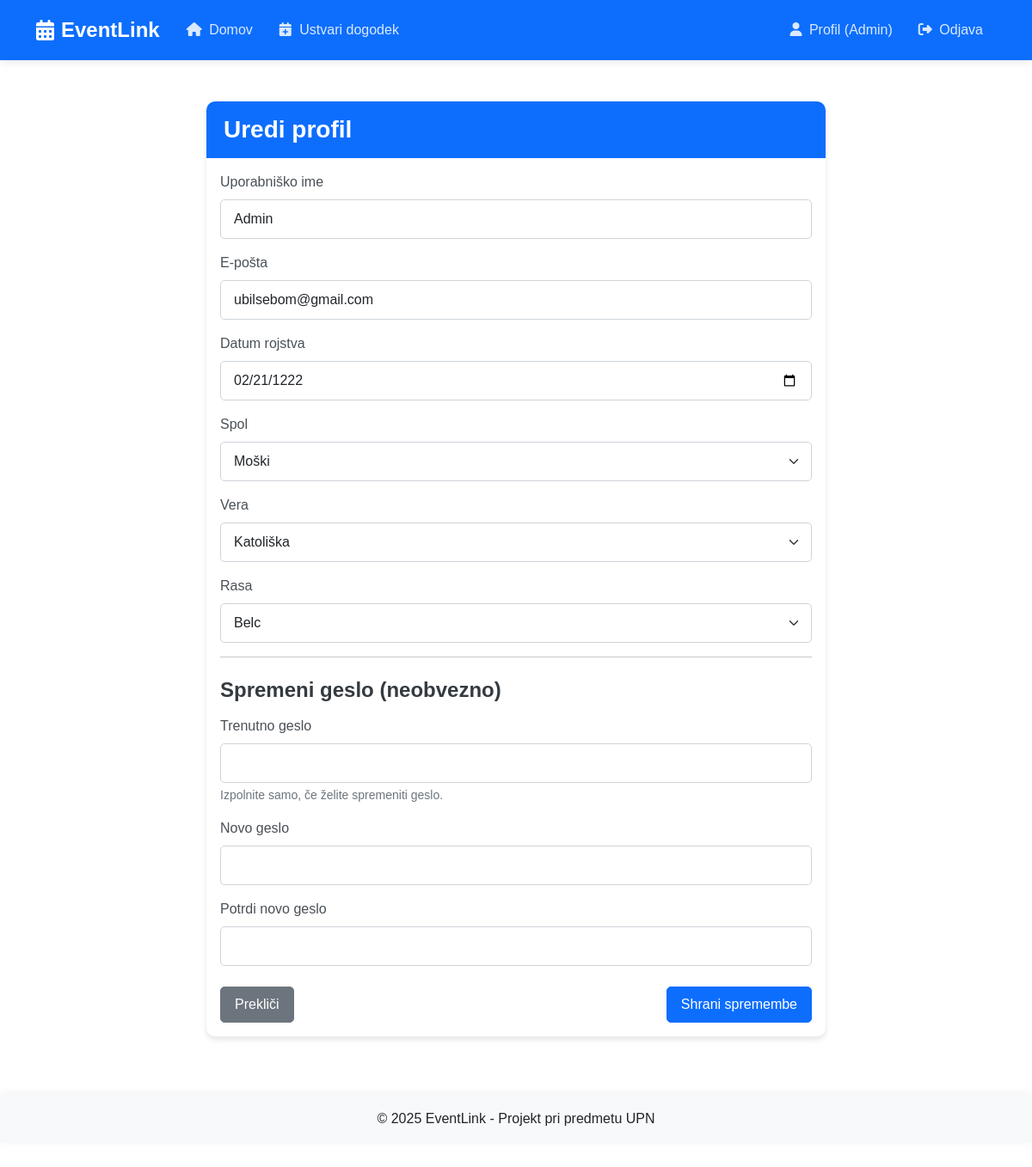
The page /edit_profile (signed in) on the database as committed earlier.
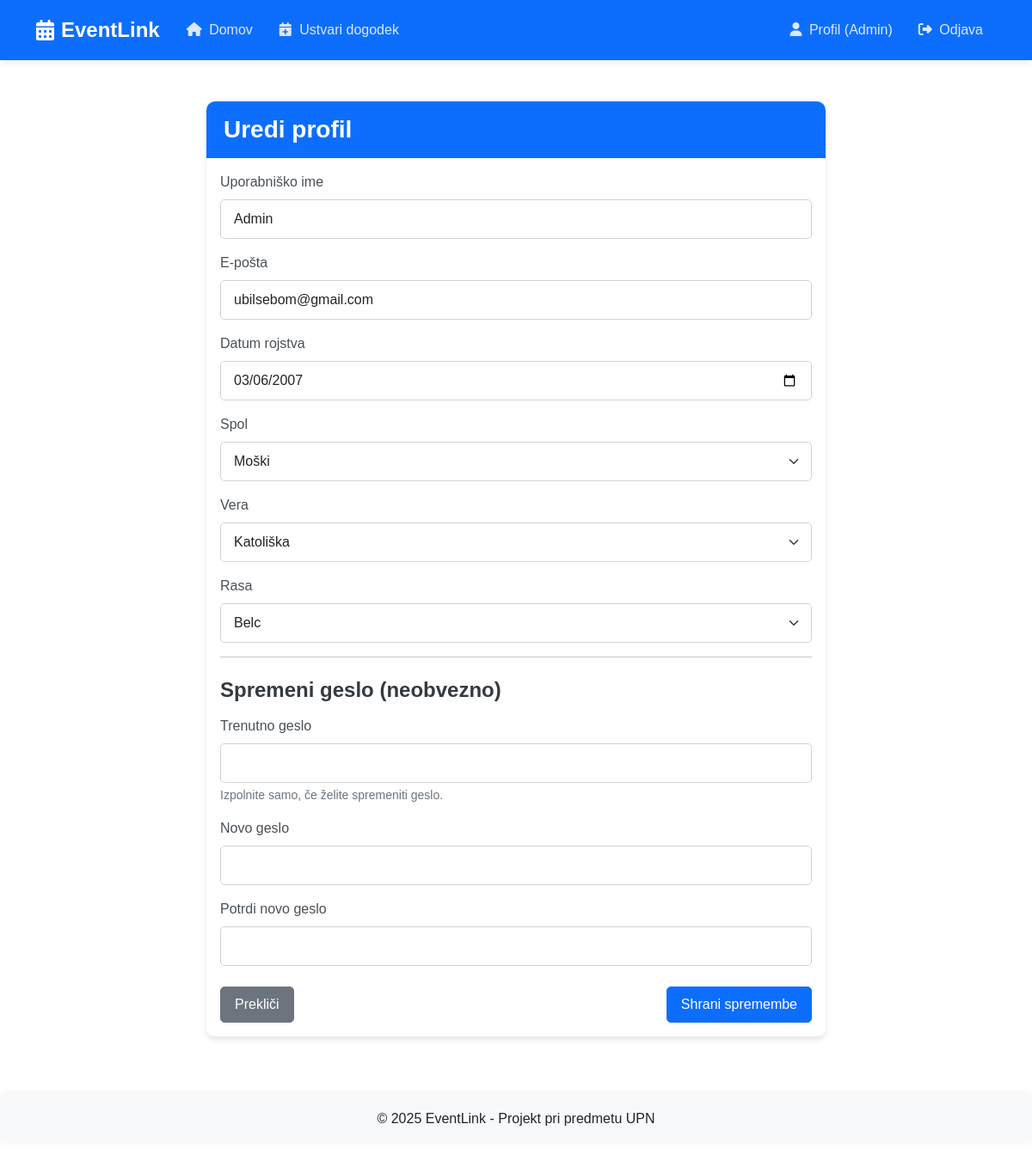
The same page on the database as committed later.
### tables this page shows
CREATE TABLE users (
    id INTEGER PRIMARY KEY AUTOINCREMENT,
    username TEXT NOT NULL,
    email TEXT UNIQUE NOT NULL,
    password TEXT NOT NULL,
    gender TEXT NOT NULL,
    religion TEXT NOT NULL,
    race TEXT NOT NULL,
    date_of_birth TEXT NOT NULL,
    created_at TEXT NOT NULL
);

### app.py (the view, shortened to what this page needs)
@app.route('/edit_profile', methods=['GET', 'POST'])
def edit_profile():
    if 'user_id' not in session:
        flash('Za urejanje profila se morate prijaviti!', 'danger')
        return redirect(url_for('login'))
    user_id = session['user_id']
    db = get_db()
    cursor = db.execute('SELECT * FROM users WHERE id = ?', (user_id,))
    user = cursor.fetchone()
    return render_template('edit_profile.html', user=user, religions=RELIGIONS, races=RACES)

### app.py (called while the page is built)
def get_db():
    db = getattr(g, '_database', None)
    if db is None:
        db = g._database = sqlite3.connect(DATABASE)
        db.row_factory = sqlite3.Row  # da lahko dostopamo do stolpcev po imenih
    return db

@app.teardown_appcontext
def close_connection(exception):
    db = getattr(g, '_database', None)
    if db is not None:
        db.close()

### templates/edit_profile.html (shortened to what this page needs)
{% extends 'base.html' %}
{% block content %}
<div class="container mt-5">
    <div class="row justify-content-center">
        <div class="col-md-8">
            <div class="card">
                <div class="card-header bg-primary text-white">
                    <h3 class="mb-0 nasl">Uredi profil</h3>
                </div>
                <div class="card-body">
                    <form method="POST" action="{{ url_for('edit_profile') }}">
                        <div class="mb-3">
                            <label for="username" class="form-label">Uporabniško ime</label>
                            <input type="text" class="form-control" id="username" name="username" value="{{ user['username'] }}" required>
                        </div>
                        <div class="mb-3">
                            <label for="email" class="form-label">E-pošta</label>
                            <input type="email" class="form-control" id="email" name="email" value="{{ user['email'] }}" required>
                        </div>
                        <div class="mb-3">
                            <label for="date_of_birth" class="form-label">Datum rojstva</label>
                            <input type="date" class="form-control" id="date_of_birth" name="date_of_birth" value="{{ user['date_of_birth'] }}" required>
                        </div>
                        <div class="mb-3">
                            <label for="gender" class="form-label">Spol</label>
                            <select class="form-select" id="gender" name="gender" required>
                                <option value="moski" {% if user['gender'] == 'moski' %}selected{% endif %}>Moški</option>
                            </select>
                        </div>
                        <div class="mb-3">
                            <label for="religion" class="form-label">Vera</label>
                            <select class="form-select" id="religion" name="religion" required>
                                <option value="katoliska" {% if user['religion'] == 'katoliska' %}selected{% endif %}>Katoliška</option>
                            </select>
                        </div>
                        <div class="mb-3">
                            <label for="race" class="form-label">Rasa</label>
                            <select class="form-select" id="race" name="race" required>
                                <option value="belc" {% if user['race'] == 'belc' %}selected{% endif %}>Belc</option>
                            </select>
                        </div>
                        <hr>
                        <h4 class="mt-4 mb-3">Spremeni geslo (neobvezno)</h4>
                        <div class="mb-3">
                            <label for="current_password" class="form-label">Trenutno geslo</label>
                            <input type="password" class="form-control" id="current_password" name="current_password">
                            <div class="form-text">Izpolnite samo, če želite spremeniti geslo.</div>
                        </div>
                        <div class="mb-3">
                            <label for="new_password" class="form-label">Novo geslo</label>
                            <input type="password" class="form-control" id="new_password" name="new_password">
                        </div>
                        <div class="mb-3">
                            <label for="confirm_password" class="form-label">Potrdi novo geslo</label>
                            <input type="password" class="form-control" id="confirm_password" name="confirm_password">
                        </div>
                        <div class="d-flex justify-content-between mt-4">
                            <a href="{{ url_for('profile') }}" class="btn btn-secondary">Prekliči</a>
                            <button type="submit" class="btn btn-primary">Shrani spremembe</button>
                        </div>
                    </form>
                </div>
            </div>
        </div>
    </div>
</div>
{% endblock %}

### templates/base.html (shortened to what this page needs)
<!DOCTYPE html>
<html lang="sl">
<head>
    <link href="https://cdn.jsdelivr.net/npm/bootstrap@5.3.0-alpha1/dist/css/bootstrap.min.css" rel="stylesheet">
    <link rel="stylesheet" href="https://cdnjs.cloudflare.com/ajax/libs/font-awesome/6.4.0/css/all.min.css">
    <link rel="stylesheet" href="https://cdnjs.cloudflare.com/ajax/libs/animate.css/4.1.1/animate.min.css">
    <link rel="stylesheet" href="{{ url_for('static', filename='css/style.css') }}">
</head>
<body>
    <nav class="navbar navbar-expand-lg navbar-dark bg-primary sticky-top">
        <div class="container">
            <a class="navbar-brand d-flex align-items-center" href="{{ url_for('home') }}">
                <i class="fas fa-calendar-alt me-2"></i>
                <span>EventLink</span>
            </a>
            <div class="collapse navbar-collapse" id="navbarNav">
                <ul class="navbar-nav me-auto">
                    <li class="nav-item">
                        <a class="nav-link" href="{{ url_for('home') }}">
                            <i class="fas fa-home me-1"></i> Domov
                        </a>
                    </li>
                    {% if 'user_id' in session %}
                    <li class="nav-item">
                        <a class="nav-link" href="{{ url_for('create_event') }}">
                            <i class="fas fa-calendar-plus me-1"></i> Ustvari dogodek
                        </a>
                    </li>
                    {% endif %}
                </ul>
                <ul class="navbar-nav ms-auto">
                    {% if 'user_id' in session %}
                        <li class="nav-item">
                            <a class="nav-link" href="{{ url_for('profile') }}">
                                <i class="fas fa-user me-1"></i> Profil ({{ session['username'] }})
                            </a>
                        </li>
                        <li class="nav-item">
                            <a class="nav-link" href="{{ url_for('logout') }}">
                                <i class="fas fa-sign-out-alt me-1"></i> Odjava
                            </a>
                        </li>
                    {% endif %}
                </ul>
            </div>
        </div>
    </nav>
    <div class="container mt-4">
        {% block content %}{% endblock %}
    </div>
    <footer class="mt-5 py-3 bg-light text-center">
        <div class="container">
            <p class="mb-0">&copy; 2025 EventLink - Projekt pri predmetu UPN</p>
        </div>
    </footer>
</body>
</html>

Rows that differ between the two databases and show on the page:
changed users "Admin": date_of_birth "02/21/1222" → "03/06/2007"
